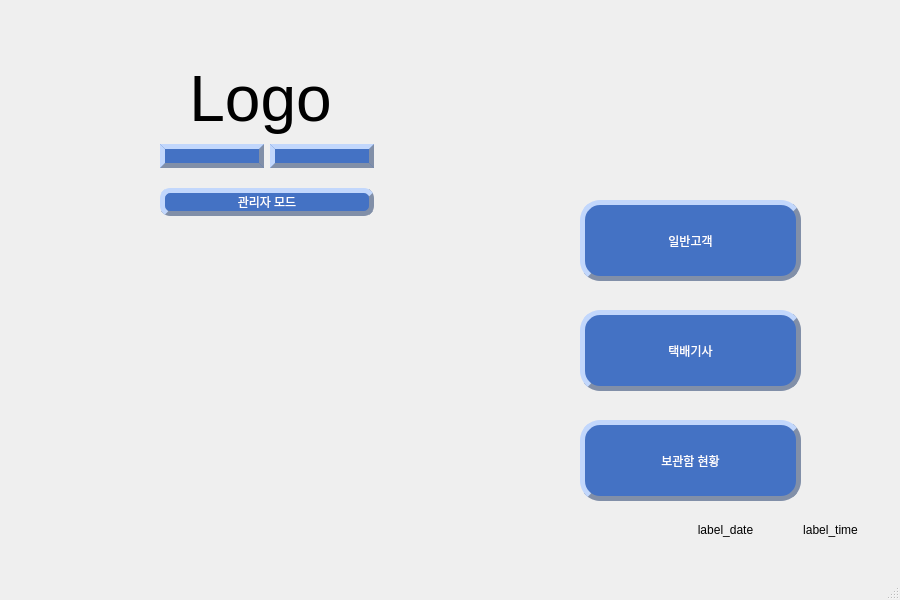
<?xml version="1.0" encoding="UTF-8"?>
<ui version="4.0">
 <class>Client_menu</class>
 <widget class="QMainWindow" name="Client_menu">
  <property name="geometry">
   <rect>
    <x>0</x>
    <y>0</y>
    <width>900</width>
    <height>600</height>
   </rect>
  </property>
  <property name="windowTitle">
   <string>MainWindow</string>
  </property>
  <widget class="QWidget" name="centralwidget">
   <widget class="QLabel" name="Logo_label">
    <property name="geometry">
     <rect>
      <x>0</x>
      <y>0</y>
      <width>521</width>
      <height>201</height>
     </rect>
    </property>
    <property name="text">
     <string>&lt;html&gt;&lt;head/&gt;&lt;body&gt;&lt;p align=&quot;center&quot;&gt;&lt;span style=&quot; font-size:48pt;&quot;&gt;Logo&lt;/span&gt;&lt;/p&gt;&lt;/body&gt;&lt;/html&gt;</string>
    </property>
   </widget>
   <widget class="QWidget" name="layoutWidget">
    <property name="geometry">
     <rect>
      <x>160</x>
      <y>130</y>
      <width>214</width>
      <height>101</height>
     </rect>
    </property>
    <layout class="QVBoxLayout" name="verticalLayout">
     <item>
      <layout class="QHBoxLayout" name="horizontalLayout">
       <item>
        <widget class="QPushButton" name="Back_Button">
         <property name="styleSheet">
          <string notr="true">background-color : rgb(68, 114, 196);
border-style : outset;
border-width : 5px;
border-radius : 20px;
border-color : rgb(129, 143, 168);
font: 28pt &quot;배달의민족 주아&quot;;
color: rgb(255, 255, 255);</string>
         </property>
         <property name="text">
          <string/>
         </property>
        </widget>
       </item>
       <item>
        <widget class="QPushButton" name="Home_Button">
         <property name="styleSheet">
          <string notr="true">background-color : rgb(68, 114, 196);
border-style : outset;
border-width : 5px;
border-radius : 20px;
border-color : rgb(129, 143, 168);
font: 28pt &quot;배달의민족 주아&quot;;
color: rgb(255, 255, 255);</string>
         </property>
         <property name="text">
          <string/>
         </property>
        </widget>
       </item>
      </layout>
     </item>
     <item>
      <widget class="QPushButton" name="Manager_Button">
       <property name="styleSheet">
        <string notr="true">background-color : rgb(68, 114, 196);
border-style : outset;
border-width : 5px;
border-radius : 10px;
border-color : rgb(129, 143, 168);
font: 20pt &quot;배달의민족 주아&quot;;
color: rgb(255, 255, 255);</string>
       </property>
       <property name="text">
        <string>관리자 모드</string>
       </property>
      </widget>
     </item>
    </layout>
   </widget>
   <widget class="QPushButton" name="Courier_Button">
    <property name="geometry">
     <rect>
      <x>580</x>
      <y>310</y>
      <width>221</width>
      <height>81</height>
     </rect>
    </property>
    <property name="styleSheet">
     <string notr="true">background-color : rgb(68, 114, 196);
border-style : outset;
border-width : 5px;
border-radius : 20px;
border-color : rgb(129, 143, 168);
font: 28pt &quot;배달의민족 주아&quot;;
color: rgb(255, 255, 255);</string>
    </property>
    <property name="text">
     <string>택배기사</string>
    </property>
   </widget>
   <widget class="QPushButton" name="Client_Button">
    <property name="geometry">
     <rect>
      <x>580</x>
      <y>200</y>
      <width>221</width>
      <height>81</height>
     </rect>
    </property>
    <property name="styleSheet">
     <string notr="true">background-color : rgb(68, 114, 196);
border-style : outset;
border-width : 5px;
border-radius : 20px;
border-color : rgb(129, 143, 168);
font: 28pt &quot;배달의민족 주아&quot;;
color: rgb(255, 255, 255);</string>
    </property>
    <property name="text">
     <string>일반고객</string>
    </property>
   </widget>
   <widget class="QLabel" name="label_date">
    <property name="geometry">
     <rect>
      <x>670</x>
      <y>520</y>
      <width>111</width>
      <height>21</height>
     </rect>
    </property>
    <property name="styleSheet">
     <string notr="true">font: 20pt &quot;배달의민족 주아&quot;;</string>
    </property>
    <property name="text">
     <string>&lt;html&gt;&lt;head/&gt;&lt;body&gt;&lt;p align=&quot;center&quot;&gt;label_date&lt;/p&gt;&lt;/body&gt;&lt;/html&gt;</string>
    </property>
   </widget>
   <widget class="QLabel" name="label_time">
    <property name="geometry">
     <rect>
      <x>780</x>
      <y>520</y>
      <width>101</width>
      <height>21</height>
     </rect>
    </property>
    <property name="styleSheet">
     <string notr="true">font: 20pt &quot;배달의민족 주아&quot;;</string>
    </property>
    <property name="text">
     <string>&lt;html&gt;&lt;head/&gt;&lt;body&gt;&lt;p align=&quot;center&quot;&gt;label_time&lt;/p&gt;&lt;/body&gt;&lt;/html&gt;</string>
    </property>
   </widget>
   <widget class="QPushButton" name="Storage_Box_Button">
    <property name="geometry">
     <rect>
      <x>580</x>
      <y>420</y>
      <width>221</width>
      <height>81</height>
     </rect>
    </property>
    <property name="styleSheet">
     <string notr="true">background-color : rgb(68, 114, 196);
border-style : outset;
border-width : 5px;
border-radius : 20px;
border-color : rgb(129, 143, 168);
font: 28pt &quot;배달의민족 주아&quot;;
color: rgb(255, 255, 255);</string>
    </property>
    <property name="text">
     <string>보관함 현황</string>
    </property>
   </widget>
  </widget>
  <widget class="QMenuBar" name="menubar">
   <property name="geometry">
    <rect>
     <x>0</x>
     <y>0</y>
     <width>900</width>
     <height>21</height>
    </rect>
   </property>
  </widget>
  <widget class="QStatusBar" name="statusbar"/>
 </widget>
 <resources/>
 <connections/>
</ui>
